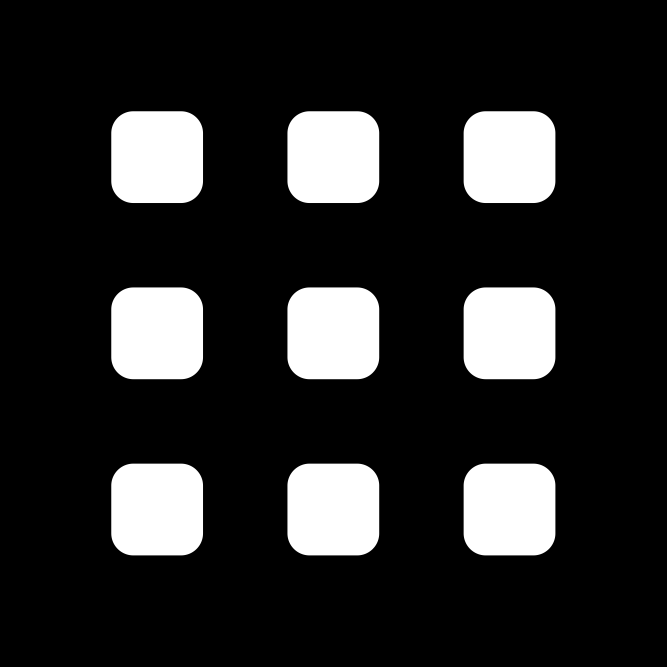
#> input picture Notebooks/img/fillet_sq_example_mask.png, 2000 x 2000 px (shown at 1/3 size)
$ jupyter execute --allow-errors 'Dry Etching.ipynb'   (older library calls are emulated)
#> lines starting #> are read from the running program, lines starting #| are printed output that depends on the picture; after the words box and inside, x2 and y2 are one past the last pixel; in counts of white or black regions, pixels touching at a corner belong together
# Modeling the evolution of an etch recipe in Deep silicon etching

To Do for next version:
Cellular automata implementation of dry silicon etching.
Cells in a 3D grid are intialized with a state value of 1. As etching occurs, the cell state is subtracted from at a user-defined rate that, for isotropic steps, its adjusted by the calculated angle between the surface normals and the center vertical axis of the etched feature.

Simplify Etch conditions and simulation parameters

Verify recipe steps for steps that are  Bosch or isotropic etching, vert_rate, horiz_rate, and bosch_vert_step.

add image of a mask superimposed to the simulation

In the following Notebook we will use the mask below but feel free to change it or upload your own.

During this notebook you will learn to  predict and model etch profiles from dry silicon etching based on known etch rates. You will be able to change multiple parameters, including the etch rate and exposure time.

To model continuous etching into silicon wafer on a Deep Silicon etching tool you will need to specify the correct parameters. In this case, you will simulate dry etching in a gas plasma. The simulation takes a mask image, which is a binary image that represents the layout of the pattern to be etched, and generates an output contour that simulates the etching of the mask into the silicon wafer. The code then creates various visualizations of the simulated etching process, including a 3D surface plot and a contour plot. You can see the resulting plots in the directory '/img/'.

[cell 1]
import numpy as np
import matplotlib as mpl
import matplotlib.pyplot as plt
import matplotlib.patches as patches
import cv2
from scipy.spatial import distance as dist
from matplotlib.path import Path
from shapely.geometry.polygon import Polygon
from shapely.geometry import Point
#> (the rest of this cell did not finish here and is left out)

The function horiz_etch applies a normal step to a contour by calculating the normal vector at each point of the contour and moving each point along the normal vector by a given distance. This function also smooths the resulting contour using a spline function.

Now we set several parameters for the simulation, including the etch rates of two gases (C4F8 and SF6), the bias voltage, the etching time, and the opening size. Load a binary mask image and apply a Gaussian filter to the image using OpenCV's cv2.GaussianBlur function. We will need to find the contours in the image using OpenCV's cv2.findContours function and draw the contours onto the image using Matplotlib's cv2.drawContours function.

[cell 2]

C4F8 = 100  # sccm cubic centimeters per minute Octafluorocyclobutane
SF6 = 300  # sccm
bias = 10  # volts
time = 600  # seconds
opening = 100  # um

plt.close('all')

### Load mask here
im_dir = '/img/'
im_file = 'fillet_sq_example_mask.png'
im_path = 'img/fillet_sq_example_mask.png' #### SELECT OR UPLOAD THE MASK HERE
curr_im = cv2.imread(im_path, cv2.IMREAD_ANYDEPTH)
#> curr_im is the input picture: shape (2000, 2000); min 0, max 255, mean 41.3
curr_im = cv2.GaussianBlur(curr_im,(3,3),0)

Next, we need to set several more parameters for the simulation, including the start and end times, the time step, the height and width of the image, the number of points to simulate, the contour reading step, the normal span, the smoothing window length, the vertical etch rate, the horizontal etch rate, the pixel-to-micron conversion factor, the colormap to use for visualizations, and the expected range of depth for the color bar.

We then generate an array of x-axis values using NumPy's np.linspace function and calculate the corresponding y-axis values using the contour from the mask image. The code then generates a meshgrid using NumPy's np.meshgrid function and applies the horiz_etch function to the contour at each time step to simulate the etching process. The resulting 3D surface is plotted using Matplotlib's Axes3D.plot_surface function.

[cell 3]
rgb_im = cv2.cvtColor(curr_im, cv2.COLOR_GRAY2RGB)
conts, hier = cv2.findContours(curr_im, cv2.RETR_LIST, cv2.CHAIN_APPROX_NONE)
#> conts = 9 contours; largest, box (x1, y1, x2, y2) and area: (1389, 1389, 1668, 1668) 73375, (332, 1389, 611, 1668) 73373, (1389, 332, 1668, 611) 73372, (332, 332, 611, 611) 73370, (1389, 861, 1668, 1139) 73224
conts_im = cv2.drawContours(rgb_im, conts, -1, (0,255,0),3)
dummy_i = im_file.find('.png')
out_file = im_dir + im_file[:dummy_i] + '_out' + im_file[dummy_i:]
cv2.imwrite(out_file, conts_im)

######CHANGE TIME STEP HERE
t_start = 0
t_end = 600  # seconds
t_step = 5
h = curr_im.shape[0]
#> h = 2000
w = curr_im.shape[1]
#> w = 2000
n_points = 600
contour_read_step = 5
topo_im = np.zeros_like(curr_im)
norm_span = 3
window_len = 17
rot90_mat = np.array([[np.cos(np.pi/2), -np.sin(np.pi/2)],
                      [np.sin(np.pi/2), np.cos(np.pi/2)]])
vert_rate = 287/600  # um/s
horiz_rate = 77/600  # um/s
pixel_um_conv = 251/90.4672  # px/um
cmap = 'gnuplot'
vmin = -290  # expected range of depth for color bar (min)
vmax = 0
rstride = 2
cstride = 2

[cell 4]
x_axis = np.linspace(0,w/pixel_um_conv,n_points)
#> x_axis = 600 values from 0 to 720.9
y_axis = np.linspace(0,h/pixel_um_conv,n_points)
#> y_axis = 600 values from 0 to 720.9
xv,yv = np.meshgrid(x_axis,y_axis)
x_points = np.ravel(xv)
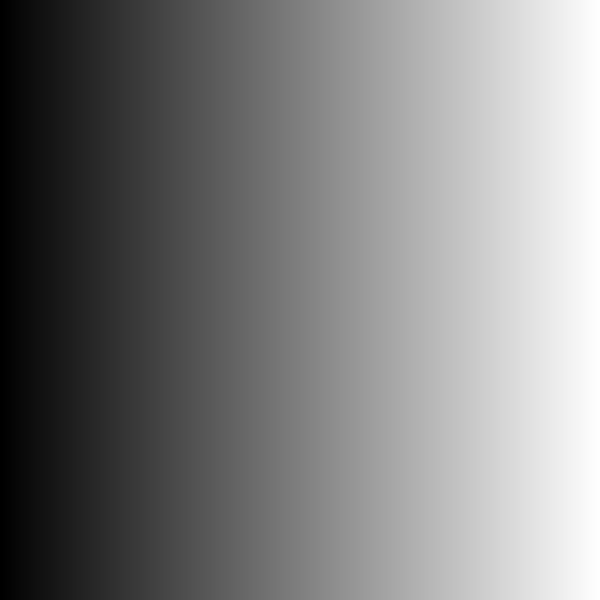
#> xv: shape (600, 600) float64; min 0, max 720.9, mean 360.4; drawn with min black and max white
x_points = x_points.reshape((len(x_points),1))
y_points = np.ravel(yv)
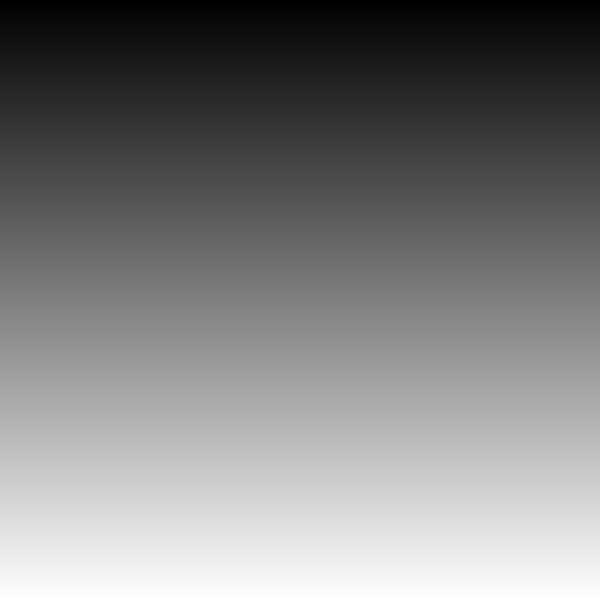
#> yv: shape (600, 600) float64; min 0, max 720.9, mean 360.4; drawn with min black and max white
y_points = y_points.reshape((len(y_points),1))
grid_point_pairs = np.hstack((x_points,y_points))

conts_paths = {}
conts_polys = {}
topo_data = {}
unit_norm_vectors = {}

#> (the rest of this cell did not finish here and is left out)
